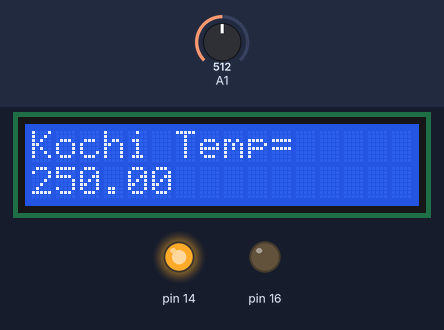
Bench run of a sketch on a simulated Arduino Uno, built with avr-gcc and run on an emulated ATmega328P. Parts: 16×2 character LCD, output pins drawn as LEDs (lit = HIGH). The test bench sets the inputs (shaded band); at power-on: A1 = 512. What the sketch prints to the serial monitor is not drawn.

Above: at 1.2 s.
1.3 s: A1 set to 716
At 6.3 s:
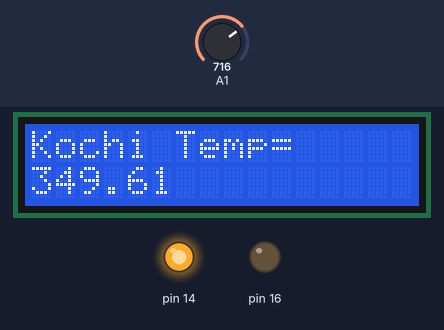
11.5 s: A1 set to 900
At 15.7 s:
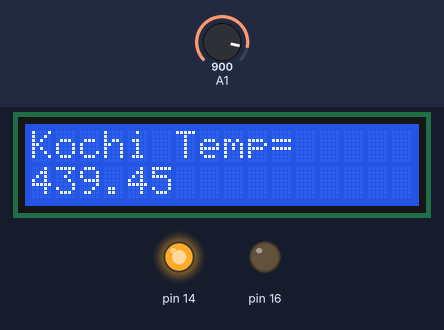
19.5 s: A1 set to 1023
At 20.9 s:
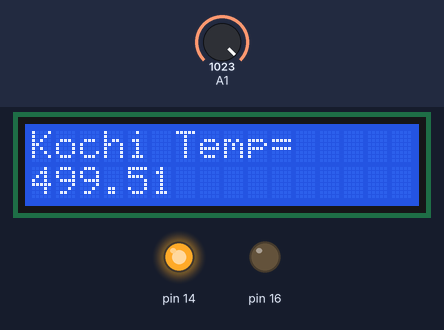
Timing chart, 0 to 22.5 s (numbered marks = the images above; inputs shaded):
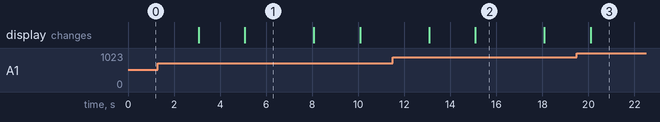

The sketch:

temp.ino
```cpp
#include <LiquidCrystal.h>
LiquidCrystal lcd(8,9,10,11,12,13);
void setup() {
  pinMode(14,OUTPUT);
  digitalWrite(14,HIGH);
  pinMode(16,OUTPUT);
  digitalWrite(16,LOW);
  Serial.begin(9600);
  lcd.begin(16,2);


}

void loop() {
 int x=analogRead(A1);
 float y=(x*5.0*100)/1024;
 Serial.print("Kochi Temp =");
 Serial.println(y);
 lcd.setCursor(0,0);
 lcd.print("Kochi Temp=");
 lcd.setCursor(0,1);
 lcd.print(y);
 delay(3000);
 Serial.print("updating....");
 Serial.println(y);
 lcd.setCursor(0,0);
 lcd.print("Updating...");
 lcd.setCursor(0,1);
 lcd.print("      ");
 delay(2000);


}
```

Measured:
- after the input at 1.3 s, the display: first differs from a run without the input after 3.8 s (image 1)
- after the input at 11.5 s, the display: first differs from a run without the input after 3.6 s (image 2)
- after the input at 19.5 s, the display: changes after 0.59 s (image 3)
- what the display in image 1 shows lasts 3.0 s, from 5.1 s to 8.1 s
